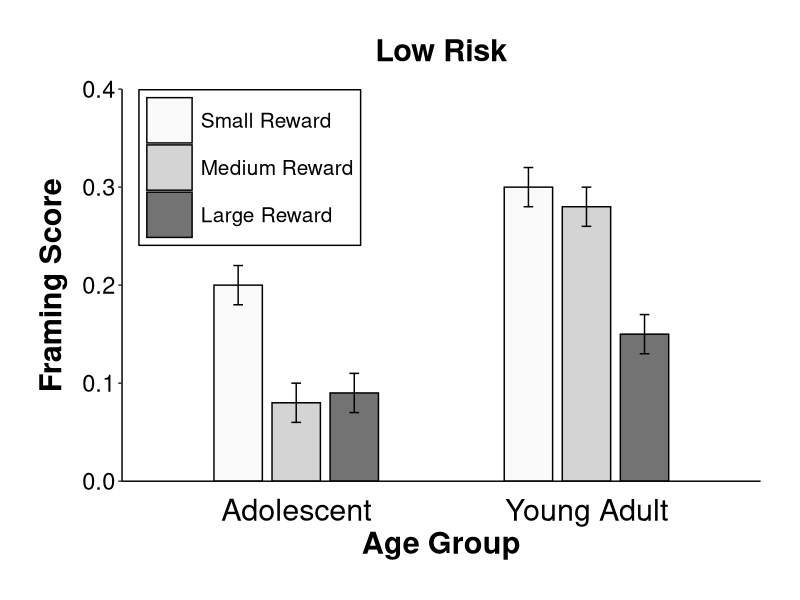

Source code (R):

############################################################################
############################################################################
###                                                                      ###
###                   HOW TO CREATE APA BAR GRAPH IN R                   ###
###                                                                      ###
############################################################################
############################################################################



# import the required library 
library(tidyverse)

viz_data_one <- tibble(
  age_group = c(rep("Adolescent", 3), rep("Young Adult", 3)),
  framing_score = c(0.2, 0.08, 0.09, 0.3, 0.28, 0.15),
  upper = framing_score + .02,
  lower = framing_score - .02,
  reward = rep(c("Small Reward", "Medium Reward", "Large Reward"), 2)
) %>%
  mutate(
    reward = as_factor(reward) %>% fct_relevel("Small Reward",
                                               "Medium Reward",
                                               "Large Reward")
  )

viz_data_one %>%
  ggplot(aes(x = age_group,
             y = framing_score,
             fill = reward,
             ymin = lower,
             ymax = upper)) +
  geom_col(width = .5, position = position_dodge(.6),
           color = "black") +
  geom_errorbar(width = .1, position = position_dodge(.6)) +
  scale_fill_manual(values = c("#FAFAFA", "#D4D4D4", "#737373")) +
  scale_y_continuous(expand = expansion(0),
                     limits = c(0, 0.4),
                     breaks = seq(0, .4, .1)) +
  labs(
    x = "Age Group",
    y = "Framing Score",
    fill = NULL,
    title = "Low Risk"
  ) +
  theme(
    plot.margin = unit(c(1, 1, 1, 1), "cm"),
    panel.background = element_blank(),
    plot.title = element_text(size = 22, face = "bold",
                              hjust = 0.5,
                              margin = margin(b = 15)),
    axis.line = element_line(color = "black"),
    axis.title = element_text(size = 22, color = "black",
                              face = "bold"),
    axis.text = element_text(size = 22, color = "black"),
    axis.text.x = element_text(margin = margin(t = 10)),
    axis.text.y = element_text(size = 17),
    axis.title.y = element_text(margin = margin(r = 10)),
    axis.ticks.x = element_blank(),
    legend.position = c(0.20, 0.80),
    legend.background = element_rect(color = "black"),
    legend.text = element_text(size = 15),
    legend.margin = margin(t = 5, l = 5, r = 5, b = 5),
    legend.key = element_rect(color = NA, fill = NA)
  ) +
  guides(
    fill = guide_legend(
      keywidth = 1.2,
      keyheight = 1.2,
      default.unit= "cm"
    )
  )
